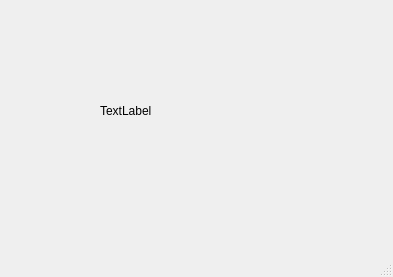
<?xml version="1.0" encoding="UTF-8"?>
<ui version="4.0">
 <class>Second</class>
 <widget class="QMainWindow" name="Second">
  <property name="geometry">
   <rect>
    <x>0</x>
    <y>0</y>
    <width>393</width>
    <height>277</height>
   </rect>
  </property>
  <property name="windowTitle">
   <string>MainWindow</string>
  </property>
  <widget class="QWidget" name="centralwidget">
   <widget class="QLabel" name="label">
    <property name="geometry">
     <rect>
      <x>100</x>
      <y>60</y>
      <width>231</width>
      <height>101</height>
     </rect>
    </property>
    <property name="styleSheet">
     <string notr="true">font: 700 12pt &quot;Segoe UI&quot;;</string>
    </property>
    <property name="text">
     <string>TextLabel</string>
    </property>
   </widget>
  </widget>
  <widget class="QMenuBar" name="menubar">
   <property name="geometry">
    <rect>
     <x>0</x>
     <y>0</y>
     <width>393</width>
     <height>26</height>
    </rect>
   </property>
  </widget>
  <widget class="QStatusBar" name="statusbar"/>
 </widget>
 <resources/>
 <connections/>
</ui>
